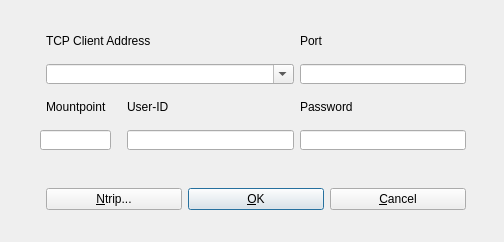
<?xml version="1.0" encoding="UTF-8"?>
<ui version="4.0">
 <class>TcpConfig</class>
 <widget class="QDialog" name="TcpConfig">
  <property name="geometry">
   <rect>
    <x>0</x>
    <y>0</y>
    <width>504</width>
    <height>242</height>
   </rect>
  </property>
  <property name="windowTitle">
   <string>Dialog</string>
  </property>
  <widget class="QLabel" name="LabelAddr">
   <property name="enabled">
    <bool>true</bool>
   </property>
   <property name="geometry">
    <rect>
     <x>46</x>
     <y>24</y>
     <width>248</width>
     <height>34</height>
    </rect>
   </property>
   <property name="toolTip">
    <string/>
   </property>
   <property name="text">
    <string>TCP Client Address</string>
   </property>
  </widget>
  <widget class="QComboBox" name="Addr">
   <property name="enabled">
    <bool>true</bool>
   </property>
   <property name="geometry">
    <rect>
     <x>46</x>
     <y>64</y>
     <width>248</width>
     <height>20</height>
    </rect>
   </property>
   <property name="toolTip">
    <string/>
   </property>
   <property name="editable">
    <bool>true</bool>
   </property>
  </widget>
  <widget class="QLabel" name="LabelPort">
   <property name="enabled">
    <bool>true</bool>
   </property>
   <property name="geometry">
    <rect>
     <x>300</x>
     <y>24</y>
     <width>166</width>
     <height>34</height>
    </rect>
   </property>
   <property name="toolTip">
    <string/>
   </property>
   <property name="text">
    <string>Port</string>
   </property>
  </widget>
  <widget class="QLineEdit" name="User">
   <property name="enabled">
    <bool>true</bool>
   </property>
   <property name="geometry">
    <rect>
     <x>127</x>
     <y>130</y>
     <width>167</width>
     <height>20</height>
    </rect>
   </property>
   <property name="toolTip">
    <string/>
   </property>
   <property name="text">
    <string/>
   </property>
  </widget>
  <widget class="QLabel" name="LabelUser">
   <property name="enabled">
    <bool>true</bool>
   </property>
   <property name="geometry">
    <rect>
     <x>127</x>
     <y>90</y>
     <width>167</width>
     <height>34</height>
    </rect>
   </property>
   <property name="toolTip">
    <string/>
   </property>
   <property name="text">
    <string>User-ID</string>
   </property>
  </widget>
  <widget class="QWidget" name="widget" native="true">
   <property name="geometry">
    <rect>
     <x>46</x>
     <y>182</y>
     <width>420</width>
     <height>34</height>
    </rect>
   </property>
   <layout class="QHBoxLayout" name="horizontalLayout">
    <property name="leftMargin">
     <number>0</number>
    </property>
    <property name="topMargin">
     <number>0</number>
    </property>
    <property name="rightMargin">
     <number>0</number>
    </property>
    <property name="bottomMargin">
     <number>0</number>
    </property>
    <item>
     <widget class="QPushButton" name="BtnNtrip">
      <property name="enabled">
       <bool>true</bool>
      </property>
      <property name="toolTip">
       <string/>
      </property>
      <property name="text">
       <string>&amp;Ntrip...</string>
      </property>
     </widget>
    </item>
    <item>
     <widget class="QPushButton" name="BtnOk">
      <property name="enabled">
       <bool>true</bool>
      </property>
      <property name="toolTip">
       <string/>
      </property>
      <property name="text">
       <string>&amp;OK</string>
      </property>
      <property name="autoDefault">
       <bool>true</bool>
      </property>
      <property name="default">
       <bool>true</bool>
      </property>
     </widget>
    </item>
    <item>
     <widget class="QPushButton" name="BtnCancel">
      <property name="enabled">
       <bool>true</bool>
      </property>
      <property name="toolTip">
       <string/>
      </property>
      <property name="text">
       <string>&amp;Cancel</string>
      </property>
     </widget>
    </item>
   </layout>
  </widget>
  <widget class="QLabel" name="LabelMntPnt">
   <property name="enabled">
    <bool>true</bool>
   </property>
   <property name="geometry">
    <rect>
     <x>46</x>
     <y>90</y>
     <width>69</width>
     <height>34</height>
    </rect>
   </property>
   <property name="toolTip">
    <string/>
   </property>
   <property name="text">
    <string>Mountpoint</string>
   </property>
  </widget>
  <widget class="QLineEdit" name="Port">
   <property name="enabled">
    <bool>true</bool>
   </property>
   <property name="geometry">
    <rect>
     <x>300</x>
     <y>64</y>
     <width>166</width>
     <height>20</height>
    </rect>
   </property>
   <property name="toolTip">
    <string/>
   </property>
   <property name="text">
    <string/>
   </property>
  </widget>
  <widget class="QLineEdit" name="Passwd">
   <property name="enabled">
    <bool>true</bool>
   </property>
   <property name="geometry">
    <rect>
     <x>300</x>
     <y>130</y>
     <width>166</width>
     <height>20</height>
    </rect>
   </property>
   <property name="toolTip">
    <string/>
   </property>
   <property name="text">
    <string/>
   </property>
   <property name="echoMode">
    <enum>QLineEdit::Password</enum>
   </property>
  </widget>
  <widget class="QLabel" name="LabelPasswd">
   <property name="enabled">
    <bool>true</bool>
   </property>
   <property name="geometry">
    <rect>
     <x>300</x>
     <y>90</y>
     <width>166</width>
     <height>34</height>
    </rect>
   </property>
   <property name="toolTip">
    <string/>
   </property>
   <property name="text">
    <string>Password</string>
   </property>
  </widget>
  <widget class="QLineEdit" name="Mountpoint">
   <property name="enabled">
    <bool>true</bool>
   </property>
   <property name="geometry">
    <rect>
     <x>40</x>
     <y>130</y>
     <width>71</width>
     <height>20</height>
    </rect>
   </property>
   <property name="toolTip">
    <string/>
   </property>
   <property name="text">
    <string/>
   </property>
  </widget>
 </widget>
 <resources/>
 <connections/>
</ui>
